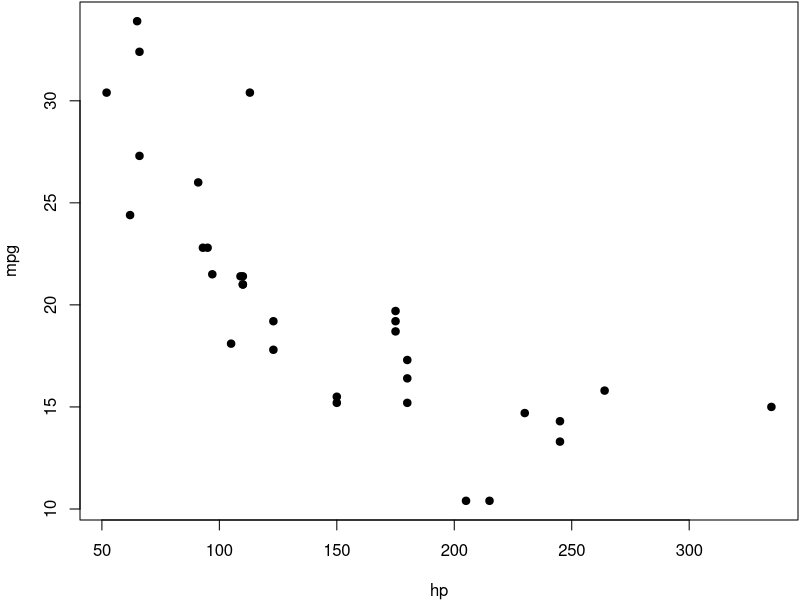
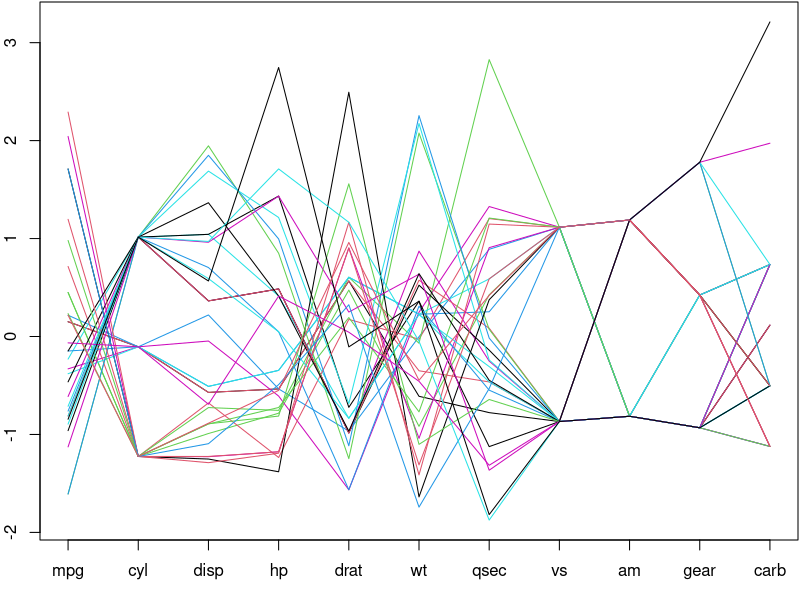

Write the R code that produced these figures, in order.
## ---- chunk 1
library(knitr)
#opts_knit$set(upload.fun = imgur_upload, base.url = NULL) # upload all images to imgur.com
opts_chunk$set(fig.width=3.5, fig.height=3.5, cache=TRUE)
## a simple calculator
1+1
## boring random numbers
set.seed(123)
rnorm(5)
par(mar = c(4, 4, .1, .1))
plot(mpg~hp, data=mtcars, pch=19)
par(mar = c(3, 2, .1, .1))
matplot(t(scale(mtcars)), lty=1, type='l', xaxt='n', ylab='')
axis(1, seq(ncol(mtcars)), colnames(mtcars))
